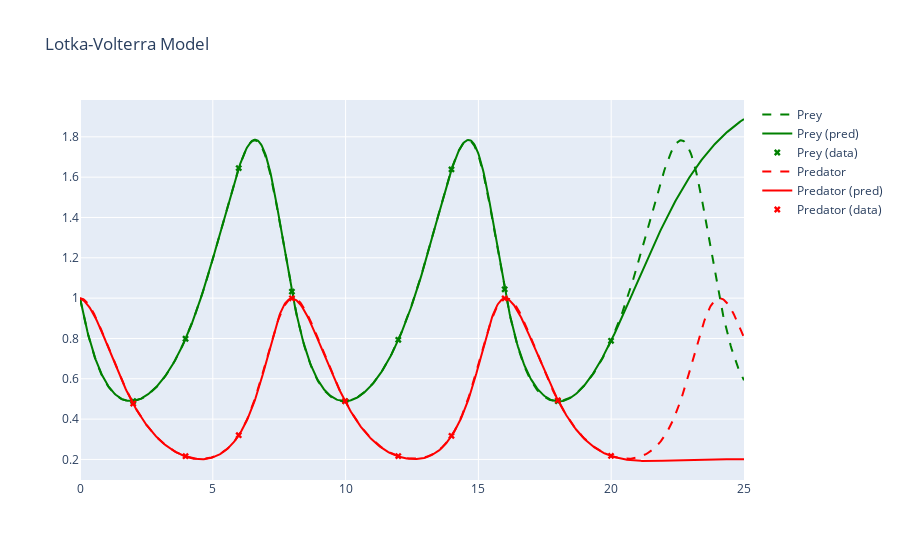
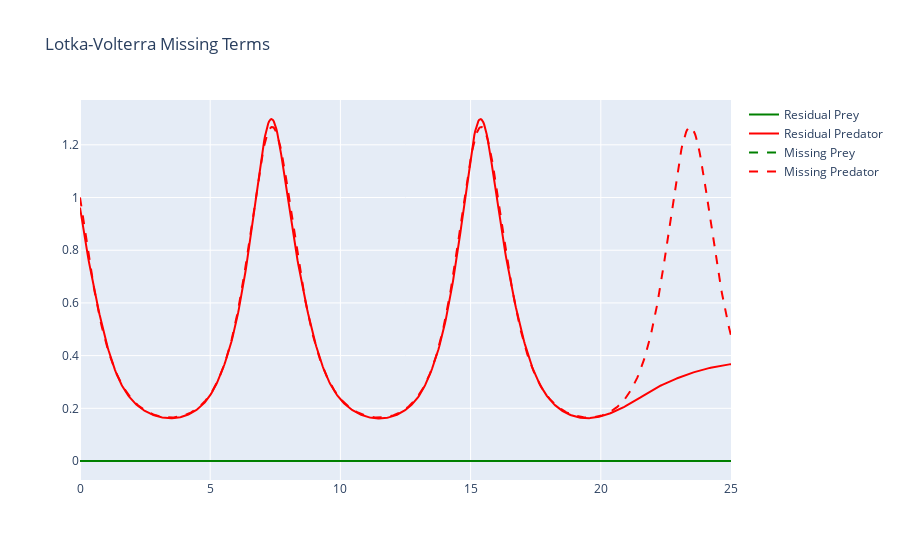

These figures' notebook cell, in order:
### Code cell
plots = plotter(upinn.u, upinn.G)
plots["Solution"].show()
plots["Missing Terms"].show()

### Figure 1 — Plotly figure (JSON) as saved in the notebook; plotly's stock layout.template omitted (floating-point values rounded to 4 significant figures; data arrays with more than 128 entries replaced by an {"elided": "..."} marker saying what was removed)
{"data": [{"line": {"color": "green", "dash": "dash"}, "mode": "lines", "name": "Prey", "type": "scatter", "x": {"elided": "800 float values"}, "y": {"elided": "800 float values"}}, {"line": {"color": "green"}, "mode": "lines", "name": "Prey (pred)", "type": "scatter", "x": {"elided": "800 float values"}, "y": {"elided": "800 float values"}}, {"marker": {"color": "green", "symbol": "x"}, "mode": "markers", "name": "Prey (data)", "type": "scatter", "x": [2.003, 3.974, 5.976, 7.979, 9.981, 11.98, 13.99, 15.99, 17.99, 19.99], "y": [0.4895, 0.7984, 1.645, 1.032, 0.489, 0.7934, 1.638, 1.044, 0.4889, 0.7885]}, {"line": {"color": "red", "dash": "dash"}, "mode": "lines", "name": "Predator", "type": "scatter", "x": {"elided": "800 float values"}, "y": {"elided": "800 float values"}}, {"line": {"color": "red"}, "mode": "lines", "name": "Predator (pred)", "type": "scatter", "x": {"elided": "800 float values"}, "y": {"elided": "800 float values"}}, {"marker": {"color": "red", "symbol": "x"}, "mode": "markers", "name": "Predator (data)", "type": "scatter", "x": [2.003, 3.974, 5.976, 7.979, 9.981, 11.98, 13.99, 15.99, 17.99, 19.99], "y": [0.4772, 0.2159, 0.3203, 0.9992, 0.4891, 0.2167, 0.3169, 0.9986, 0.4932, 0.2174]}], "layout": {"title": {"text": "Lotka-Volterra Model"}}}

### Figure 2 — Plotly figure (JSON) as saved in the notebook; plotly's stock layout.template omitted (floating-point values rounded to 4 significant figures; data arrays with more than 128 entries replaced by an {"elided": "..."} marker saying what was removed)
{"data": [{"line": {"color": "green"}, "mode": "lines", "name": "Residual Prey", "type": "scatter", "x": {"elided": "800 float values"}, "y": {"elided": "800 int values"}}, {"line": {"color": "red"}, "mode": "lines", "name": "Residual Predator", "type": "scatter", "x": {"elided": "800 float values"}, "y": {"elided": "800 float values"}}, {"line": {"color": "green", "dash": "dash"}, "mode": "lines", "name": "Missing Prey", "type": "scatter", "x": {"elided": "800 float values"}, "y": {"elided": "800 int values"}}, {"line": {"color": "red", "dash": "dash"}, "mode": "lines", "name": "Missing Predator", "type": "scatter", "x": {"elided": "800 float values"}, "y": {"elided": "800 float values"}}], "layout": {"title": {"text": "Lotka-Volterra Missing Terms"}}}
